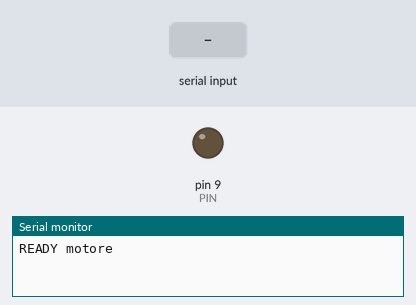
Recording of a sketch running on a simulated Arduino Uno, built with avr-gcc and run on an emulated ATmega328P. Shown: output pins drawn as LEDs (lit = HIGH), the last lines printed to the serial monitor. The inputs (shaded band) are chosen by the test bench.

Above: at 1.2 s.
1.3 s: "V90\n" received over Serial
At 2.3 s:
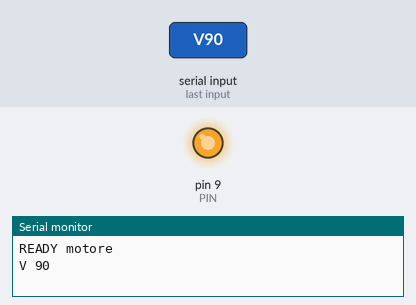
2.8 s: "ID?\n" received over Serial
4.3 s: "90,45\n" received over Serial
Timing chart, 0 to 7.3 s (numbered marks = the images above; inputs shaded):
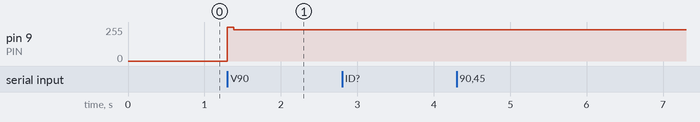

Measured:
- after the input at 1.3 s, pin 9 (PIN): 0/255 → 255/255 at once, → 236/255 0.08 s later

The sketch:

motore.ino
```cpp
// UNO Lab — progetto "motore": il motorino con l'elica comandato da un solo transistor.
// Più semplice del progetto con l'L293D: gira in un solo verso, ma la velocità si regola lo stesso.
// Alimentazione motore: modulo di alimentazione sulla breadboard (ponticelli su 5V) con la batteria 9V.
// Collegamenti:
//   pin 9 -> resistenza 1 kohm -> base (B) del PN2222; emettitore (E) -> riga –
//   collettore (C) -> un filo del motore; l'altro filo del motore -> riga +
//   diodo in parallelo al motore, con la striscia verso la riga +
//   GND della UNO -> riga – (massa comune). NON collegare il 5V della UNO.
// Comandi: ID?  |  V<0-100> velocità in %  |  S stop  |  P soffio (1 secondo al massimo)
// Invio: "V <velocità>"
#include <Arduino.h>

const char* ID = "motore";
const int PIN = 9;

int vel = 0;
unsigned long fineSoffio = 0;
char buf[24];
byte len = 0;

void imposta(int v) {
  v = constrain(v, 0, 100);
  if (v > 0 && vel == 0) { analogWrite(PIN, 255); delay(80); }   // spinta per partire
  analogWrite(PIN, v == 0 ? 0 : map(v, 1, 100, 70, 255));
  vel = v;
  Serial.print("V "); Serial.println(vel);
}

void comando(char* c) {
  if (strcmp(c, "ID?") == 0) { Serial.print("ID "); Serial.println(ID); return; }
  if (c[0] == 'V') { fineSoffio = 0; imposta(atoi(c + 1)); return; }
  if (c[0] == 'S') { fineSoffio = 0; imposta(0); return; }
  if (c[0] == 'P') { imposta(100); fineSoffio = millis() + 1000; return; }
  if (c[0] == '?') { Serial.print("V "); Serial.println(vel); return; }
  if (c[0]) Serial.println("ERR cmd");
}

void setup() {
  pinMode(PIN, OUTPUT);
  Serial.begin(115200);
  Serial.print("READY "); Serial.println(ID);
}

void loop() {
  while (Serial.available()) {
    char ch = Serial.read();
    if (ch == '\n' || ch == '\r') { buf[len] = 0; comando(buf); len = 0; }
    else if (len < sizeof(buf) - 1) buf[len++] = ch;
  }
  if (fineSoffio && (long)(millis() - fineSoffio) >= 0) { fineSoffio = 0; imposta(0); }
}
```
